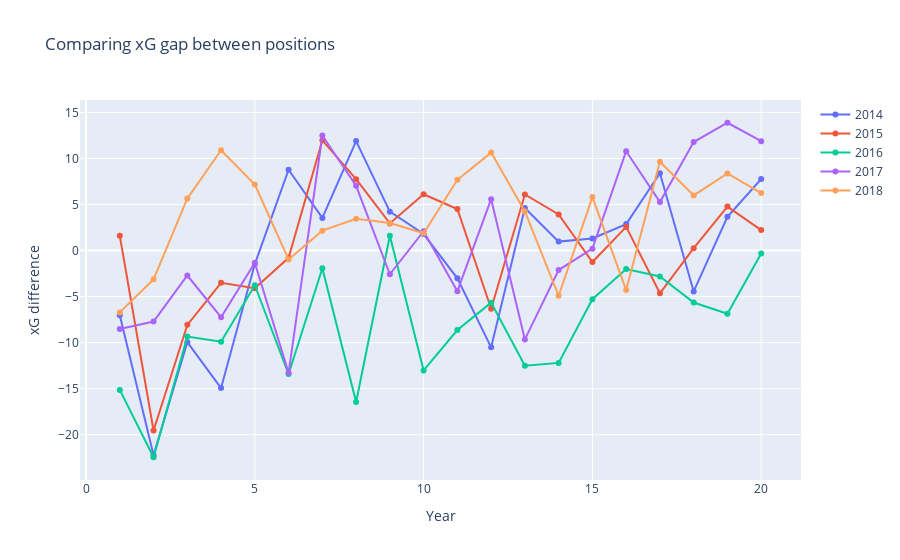

The code cell stored with this chart in its notebook:
### Code cell
trace0 = go.Scatter(
    x = laliga['position'][laliga['year'] == 2014], 
    y = laliga['xG_diff'][laliga['year'] == 2014],
    name = '2014',
    mode = 'lines+markers'
)

trace1 = go.Scatter(
    x = laliga['position'][laliga['year'] == 2015], 
    y = laliga['xG_diff'][laliga['year'] == 2015],
    name='2015',
    mode = 'lines+markers'
)

trace2 = go.Scatter(
    x = laliga['position'][laliga['year'] == 2016], 
    y = laliga['xG_diff'][laliga['year'] == 2016],
    name='2016',
    mode = 'lines+markers'
)

trace3 = go.Scatter(
    x = laliga['position'][laliga['year'] == 2017], 
    y = laliga['xG_diff'][laliga['year'] == 2017],
    name='2017',
    mode = 'lines+markers'
)

trace4 = go.Scatter(
    x = laliga['position'][laliga['year'] == 2018], 
    y = laliga['xG_diff'][laliga['year'] == 2018],
    name='2018',
    mode = 'lines+markers'
)

data = [trace0, trace1, trace2, trace3, trace4]

layout = go.Layout(
    title="Comparing xG gap between positions",
    xaxis={'title': 'Year'},
    yaxis={'title': "xG difference",
    }
)

fig = go.Figure(data=data, layout=layout)
py.iplot(fig)

### Figure 1 — Plotly figure (JSON) as saved in the notebook; plotly's stock layout.template omitted (floating-point values rounded to 4 significant figures)
{"data": [{"mode": "lines+markers", "name": "2014", "type": "scatter", "x": [1, 2, 3, 4, 5, 6, 7, 8, 9, 10, 11, 12, 13, 14, 15, 16, 17, 18, 19, 20], "y": [-7.02, -22.23, -9.952, -14.94, -1.473, 8.768, 3.542, 11.89, 4.221, 1.791, -3.021, -10.51, 4.611, 0.9686, 1.302, 2.871, 8.387, -4.44, 3.67, 7.765]}, {"mode": "lines+markers", "name": "2015", "type": "scatter", "x": [1, 2, 3, 4, 5, 6, 7, 8, 9, 10, 11, 12, 13, 14, 15, 16, 17, 18, 19, 20], "y": [1.598, -19.55, -8.073, -3.511, -4.103, -0.7965, 11.97, 7.752, 2.947, 6.112, 4.508, -6.324, 6.092, 3.917, -1.253, 2.568, -4.647, 0.2594, 4.773, 2.222]}, {"mode": "lines+markers", "name": "2016", "type": "scatter", "x": [1, 2, 3, 4, 5, 6, 7, 8, 9, 10, 11, 12, 13, 14, 15, 16, 17, 18, 19, 20], "y": [-15.13, -22.45, -9.341, -9.905, -3.771, -13.42, -1.919, -16.45, 1.601, -13.02, -8.631, -5.66, -12.52, -12.2, -5.285, -2.005, -2.81, -5.645, -6.87, -0.3139]}, {"mode": "lines+markers", "name": "2017", "type": "scatter", "x": [1, 2, 3, 4, 5, 6, 7, 8, 9, 10, 11, 12, 13, 14, 15, 16, 17, 18, 19, 20], "y": [-8.513, -7.71, -2.713, -7.237, -1.331, -13.28, 12.49, 7.029, -2.576, 2.099, -4.41, 5.577, -9.651, -2.12, 0.2022, 10.79, 5.257, 11.78, 13.88, 11.88]}, {"mode": "lines+markers", "name": "2018", "type": "scatter", "x": [1, 2, 3, 4, 5, 6, 7, 8, 9, 10, 11, 12, 13, 14, 15, 16, 17, 18, 19, 20], "y": [-6.72, -3.128, 5.655, 10.88, 7.162, -0.9658, 2.157, 3.441, 2.987, 1.873, 7.677, 10.63, 4.249, -4.911, 5.8, -4.3, 9.642, 5.987, 8.378, 6.233]}], "layout": {"title": {"text": "Comparing xG gap between positions"}, "xaxis": {"title": {"text": "Year"}}, "yaxis": {"title": {"text": "xG difference"}}}}
